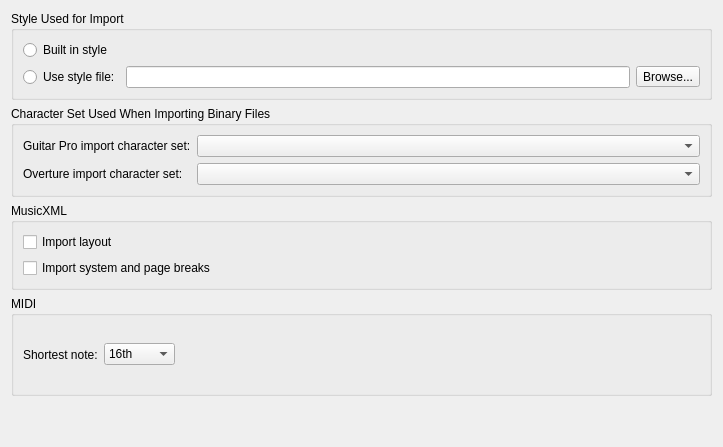
     <widget class="QWidget" name="tabImport">
      <property name="accessibleName">
       <string>Import Tab</string>
      </property>
      <attribute name="title">
       <string>Import</string>
      </attribute>
      <layout class="QVBoxLayout" name="verticalLayout_10">
       <item>
        <widget class="QGroupBox" name="groupBox_7">
         <property name="title">
          <string>Style Used for Import</string>
         </property>
         <property name="flat">
          <bool>false</bool>
         </property>
         <layout class="QVBoxLayout">
          <item>
           <widget class="QRadioButton" name="useImportBuildinStyle">
            <property name="accessibleName">
             <string>Build in style</string>
            </property>
            <property name="text">
             <string>Built in style</string>
            </property>
           </widget>
          </item>
          <item>
           <layout class="QHBoxLayout">
            <item>
             <widget class="QRadioButton" name="useImportStyleFile">
              <property name="accessibleName">
               <string>Use style file</string>
              </property>
              <property name="text">
               <string>Use style file:</string>
              </property>
             </widget>
            </item>
            <item>
             <widget class="QLineEdit" name="importStyleFile">
              <property name="accessibleName">
               <string>Use style file</string>
              </property>
              <property name="accessibleDescription">
               <string>Insert path to style file</string>
              </property>
             </widget>
            </item>
            <item>
             <widget class="QToolButton" name="styleFileButton">
              <property name="accessibleName">
               <string>Choose style</string>
              </property>
              <property name="accessibleDescription">
               <string>Opens a file dialog for selecting a style file</string>
              </property>
              <property name="text">
               <string>Browse...</string>
              </property>
             </widget>
            </item>
           </layout>
          </item>
         </layout>
        </widget>
       </item>
       <item>
        <widget class="QGroupBox" name="groupBox_20">
         <property name="title">
          <string>Character Set Used When Importing Binary Files</string>
         </property>
         <property name="flat">
          <bool>false</bool>
         </property>
         <layout class="QVBoxLayout" name="verticalLayout_12">
          <item>
           <layout class="QFormLayout" name="formLayout">
            <item row="2" column="0">
             <widget class="QLabel" name="label_49">
              <property name="text">
               <string>Overture import character set:</string>
              </property>
             </widget>
            </item>
            <item row="2" column="1">
             <widget class="QComboBox" name="importCharsetListOve">
              <property name="accessibleName">
               <string>Overture import character set</string>
              </property>
              <property name="accessibleDescription">
               <string>Choose Overture import character set</string>
              </property>
             </widget>
            </item>
            <item row="1" column="0">
             <widget class="QLabel" name="label_23">
              <property name="text">
               <string>Guitar Pro import character set:</string>
              </property>
             </widget>
            </item>
            <item row="1" column="1">
             <widget class="QComboBox" name="importCharsetListGP">
              <property name="accessibleName">
               <string>Guitar Pro import character set</string>
              </property>
              <property name="accessibleDescription">
               <string>Choose Guitar Pro import character set</string>
              </property>
             </widget>
            </item>
           </layout>
          </item>
         </layout>
        </widget>
       </item>
       <item>
        <widget class="QGroupBox" name="groupBox_21">
         <property name="sizePolicy">
          <sizepolicy hsizetype="Preferred" vsizetype="Preferred">
           <horstretch>0</horstretch>
           <verstretch>0</verstretch>
          </sizepolicy>
         </property>
         <property name="accessibleName">
          <string>MusicXML</string>
         </property>
         <property name="title">
          <string>MusicXML</string>
         </property>
         <property name="flat">
          <bool>false</bool>
         </property>
         <layout class="QVBoxLayout" name="verticalLayout_13">
          <item>
           <widget class="QCheckBox" name="importLayout">
            <property name="accessibleName">
             <string>Import layout</string>
            </property>
            <property name="text">
             <string>Import layout</string>
            </property>
           </widget>
          </item>
          <item>
           <widget class="QCheckBox" name="importBreaks">
            <property name="accessibleName">
             <string>Import system and page breaks</string>
            </property>
            <property name="text">
             <string>Import system and page breaks</string>
            </property>
           </widget>
          </item>
         </layout>
        </widget>
       </item>
       <item>
        <widget class="QGroupBox" name="groupBox_23">
         <property name="minimumSize">
          <size>
           <width>0</width>
           <height>100</height>
          </size>
         </property>
         <property name="accessibleName">
          <string>MIDI</string>
         </property>
         <property name="title">
          <string>MIDI</string>
         </property>
         <layout class="QHBoxLayout" name="horizontalLayout_10">
          <item>
           <widget class="QLabel" name="label_17">
            <property name="text">
             <string>Shortest note:</string>
            </property>
           </widget>
          </item>
          <item>
           <widget class="QComboBox" name="shortestNote">
            <property name="accessibleName">
             <string>Shortest note</string>
            </property>
            <property name="accessibleDescription">
             <string>Choose the shortest note value</string>
            </property>
            <property name="currentIndex">
             <number>2</number>
            </property>
            <item>
             <property name="text">
              <string>Quarter</string>
             </property>
            </item>
            <item>
             <property name="text">
              <string>Eighth</string>
             </property>
            </item>
            <item>
             <property name="text">
              <string>16th</string>
             </property>
            </item>
            <item>
             <property name="text">
              <string>32nd</string>
             </property>
            </item>
            <item>
             <property name="text">
              <string>64th</string>
             </property>
            </item>
           </widget>
          </item>
          <item>
           <spacer name="horizontalSpacer_16">
            <property name="orientation">
             <enum>Qt::Horizontal</enum>
            </property>
            <property name="sizeHint" stdset="0">
             <size>
              <width>525</width>
              <height>20</height>
             </size>
            </property>
           </spacer>
          </item>
         </layout>
        </widget>
       </item>
       <item>
        <spacer>
         <property name="orientation">
          <enum>Qt::Vertical</enum>
         </property>
         <property name="sizeHint" stdset="0">
          <size>
           <width>20</width>
           <height>40</height>
          </size>
         </property>
        </spacer>
       </item>
      </layout>
     </widget>
